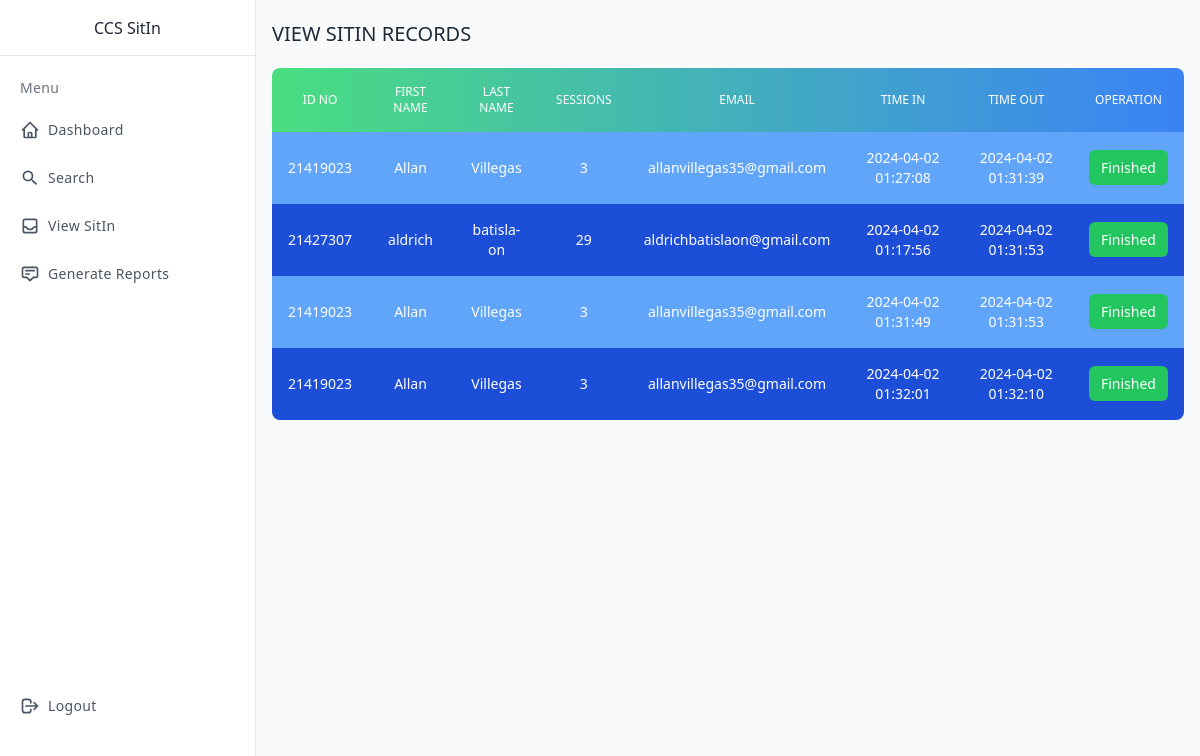
Before: /admin/view_admin.php (signed in) with the older database file.
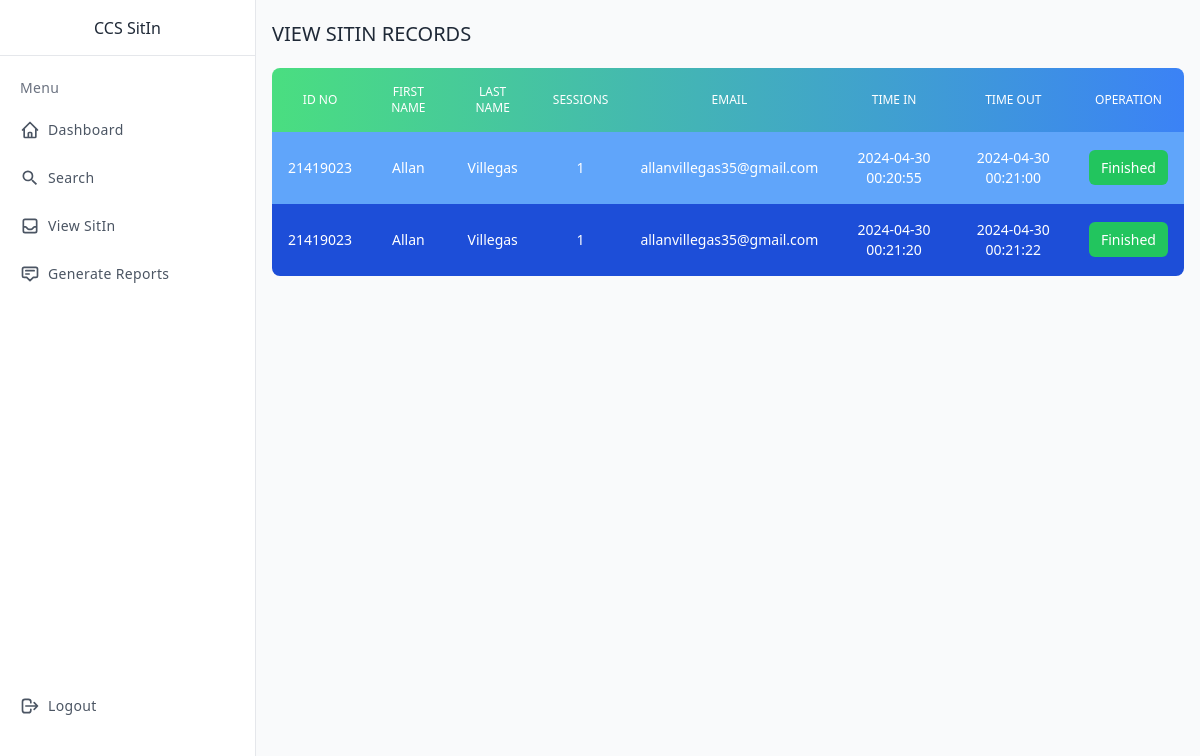
After: the same page with the newer database file.
### tables this page shows
CREATE TABLE `sessions` (
  `session_id` int(11) NOT NULL,
  `student_id` int(11) NOT NULL,
  `time_out` datetime DEFAULT NULL,
  `time_in` datetime NOT NULL DEFAULT current_timestamp(),
  `laboratory` varchar(254) NOT NULL,
  `purpose` varchar(254) NOT NULL
);

CREATE TABLE `student` (
  `id` int(11) NOT NULL,
  `email` varchar(80) NOT NULL,
  `idno` int(20) NOT NULL,
  `fname` varchar(80) NOT NULL,
  `mname` varchar(80) NOT NULL,
  `lname` varchar(80) NOT NULL,
  `age` int(20) NOT NULL,
  `gender` varchar(80) NOT NULL,
  `contact` int(20) NOT NULL,
  `address` varchar(80) NOT NULL,
  `password` varchar(80) NOT NULL,
  `cpassword` varchar(80) NOT NULL,
  `sessions` int(11) DEFAULT 30
);

### admin/view_admin.php (the view, shortened to what the changed rows need)
<?php
include(".././config.php");
$students= [];
$query = "SELECT * FROM sessions INNER JOIN student ON student.id = sessions.student_id ORDER BY time_out asc";
$result = $con->query($query);
if ($result->num_rows > 0) {
    while($row = $result->fetch_assoc()) {
        $students[] = $row;
    }
}
?>
<!doctype html>
<html>
<head>
  <script src="https://cdn.tailwindcss.com"></script>
</head>
<body>
<div class="min-h-screen flex  bg-gray-50 text-gray-800">
  <div class="flex-1 p-4 lg:ml-64  lg:pt-5">
    <h1 class="text-xl">VIEW SITIN RECORDS</h1>
     <table class="mt-5 w-full text-sm text-left rtl:text-right text-white rounded-lg overflow-hidden">
                <thead class="text-xs bg-gradient-to-r from-green-400 to-blue-500 uppercase rounded-md">
                    <tr>
                        <th class="border px-4 py-4 font-medium border-none text-center font-bold">ID NO
                        </th>
                        <th class="border px-4 py-4 font-medium border-none  text-center">FIRST NAME</th>
                        <th class="border px-4 py-4 font-medium border-none  text-center">LAST NAME</th>
                        <th class="border px-4 py-4 font-medium border-none  text-center">SESSIONS</th>
                        <th class="border px-4 py-4 font-medium border-none  text-center">EMAIL</th>
                        <th class="border px-4 py-4 font-medium border-none  text-center">TIME IN</th>
                        <th class="border px-4 py-4 font-medium border-none  text-center">TIME OUT</th>
                        <th class="border px-4 py-4 font-medium border-none  text-center">Operation</th>
                    </tr>
                </thead>
                <tbody id="tbody" class="relative">
                <?php
            foreach ($students as $student) {
                   echo '<tr class="odd:bg-blue-400 bg-blue-700">
                                <td class="border px-4 py-4 border-none text-center text-xs md:text-sm text-white">'.$student['idno'].'</td>
                                <td class="border px-4 py-4 border-none text-center text-xs md:text-sm text-white">'.$student['fname'].'</td>
                                <td class="border px-4 py-4 border-none text-center text-xs md:text-sm text-white">'.$student['lname'].'</td>
                                <td class="border px-4 py-4 border-none text-center text-xs md:text-sm text-white">'.$student['sessions'].'</td>
                                <td class="border px-4 py-4 border-none text-center text-xs md:text-sm text-white">'.$student['email'].'</td>
                                <td class="border px-4 py-4 border-none text-center text-xs md:text-sm text-white">'.$student['time_in'].'</td>
                                <td class="border px-4 py-4 border-none text-center text-xs md:text-sm text-white">'.$student['time_out'].'</td>
                                <td class="border px-4 py-4 border-none text-center text-xs md:text-sm text-white">' . ($student['time_out'] !== null ? '<span href="#" class="text-white bg-green-500 px-3 p-2 rounded-md">Finished</span>' : '<a href="./timeout.php?id='.$student['id'].'&s_id='.$student['session_id'].'" class=" bg-white text-black px-3 p-2 rounded-md">Logout</a>') . '</td></tr>';
                }
            ?>
                </tbody>
            </table>
  </div>
</div>
</body>
</html>

Changed rows visible on the page:
removed sessions: student.idno "21419023", student.fname "Allan", student.lname "Villegas", student.sessions "3", student.email "allanvillegas35@gmail.com", time_in "2024-04-02 01:27:08", time_out "2024-04-02 01:31:39", shows "Finished"
removed sessions: student.idno "21427307", student.fname "aldrich", student.lname "batisla-on", student.sessions "29", student.email "aldrichbatislaon@gmail.com", time_in "2024-04-02 01:17:56", time_out "2024-04-02 01:31:53", shows "Finished"
removed sessions: student.idno "21419023", student.fname "Allan", student.lname "Villegas", student.sessions "3", student.email "allanvillegas35@gmail.com", time_in "2024-04-02 01:31:49", time_out "2024-04-02 01:31:53", shows "Finished"
removed sessions: student.idno "21419023", student.fname "Allan", student.lname "Villegas", student.sessions "3", student.email "allanvillegas35@gmail.com", time_in "2024-04-02 01:32:01", time_out "2024-04-02 01:32:10", shows "Finished"
added sessions: student.idno "21419023", student.fname "Allan", student.lname "Villegas", student.sessions "1", student.email "allanvillegas35@gmail.com", time_in "2024-04-30 00:20:55", time_out "2024-04-30 00:21:00", shows "Finished"
added sessions: student.idno "21419023", student.fname "Allan", student.lname "Villegas", student.sessions "1", student.email "allanvillegas35@gmail.com", time_in "2024-04-30 00:21:20", time_out "2024-04-30 00:21:22", shows "Finished"
